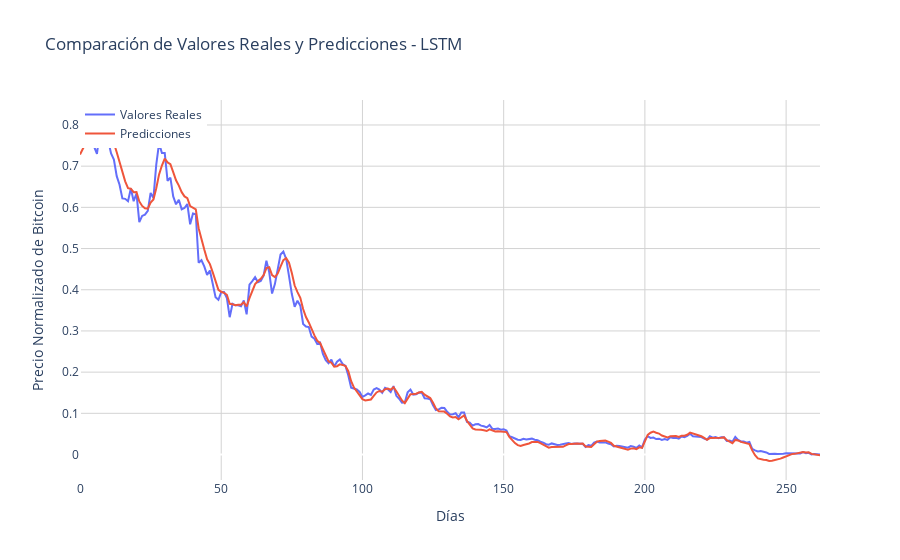

The code cell stored with this chart in its notebook:
### Code cell
fig = go.Figure()

fig.add_trace(go.Scatter(x=list(range(len(y_test))), y=y_test, mode='lines', name='Valores Reales'))
fig.add_trace(go.Scatter(x=list(range(len(y_test))), y=y_pred_lstm.flatten(), mode='lines', name='Predicciones'))

fig.update_layout(
    title='Comparación de Valores Reales y Predicciones - LSTM',
    xaxis_title='Días',
    yaxis_title='Precio Normalizado de Bitcoin',
    legend=dict(x=0, y=1),
    plot_bgcolor='white',
    xaxis=dict(showgrid=True, gridcolor='lightgrey'),
    yaxis=dict(showgrid=True, gridcolor='lightgrey')
)

fig.show()

### Figure 1 — Plotly figure (JSON) as saved in the notebook; plotly's stock layout.template omitted (floating-point values rounded to 4 significant figures; data arrays with more than 128 entries replaced by an {"elided": "..."} marker saying what was removed)
{"data": [{"mode": "lines", "name": "Valores Reales", "type": "scatter", "x": {"elided": "263 int values"}, "y": {"elided": "263 float values"}}, {"mode": "lines", "name": "Predicciones", "type": "scatter", "x": {"elided": "263 int values"}, "y": {"elided": "263 float values"}}], "layout": {"legend": {"x": 0, "y": 1}, "plot_bgcolor": "white", "title": {"text": "Comparación de Valores Reales y Predicciones - LSTM"}, "xaxis": {"gridcolor": "lightgrey", "showgrid": true, "title": {"text": "Días"}}, "yaxis": {"gridcolor": "lightgrey", "showgrid": true, "title": {"text": "Precio Normalizado de Bitcoin"}}}}
